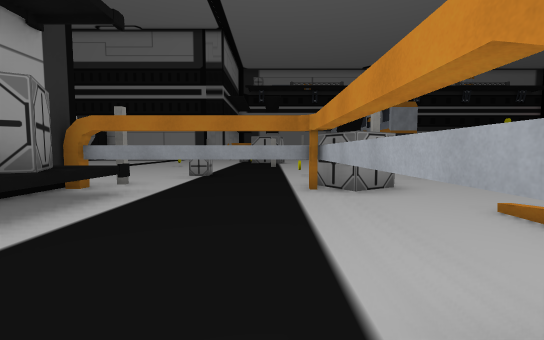
[1] (above)

24 first-person views from a walk through a scene from a Unity 3-D project. The camera is 1.3 m above the floor, tilts 4° down and sees 90° across. The floor is counted in squares, 2 m on a side. Each view is taken from the middle of a square. On the plan, view 1 faces up. The plan holds only what a view shows up to about 9 squares ahead; the rest is blank. The place goes on beyond the plan. The player character is not drawn. Some surface patterns are stand-ins.

[2]
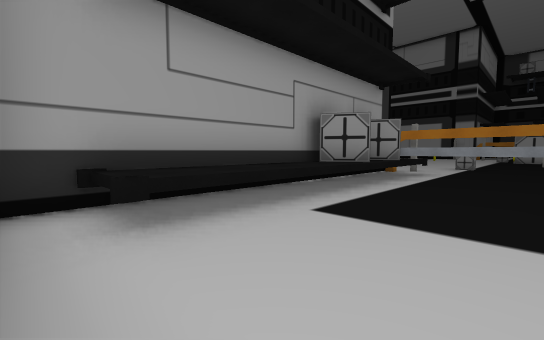

[3]
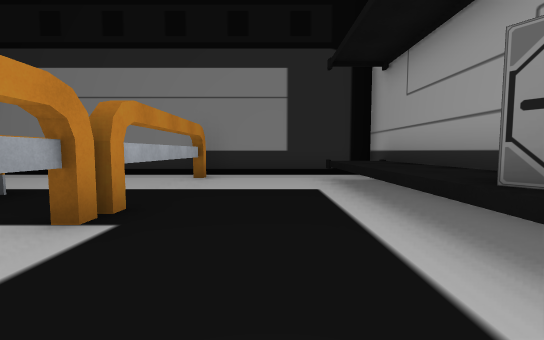

[4]
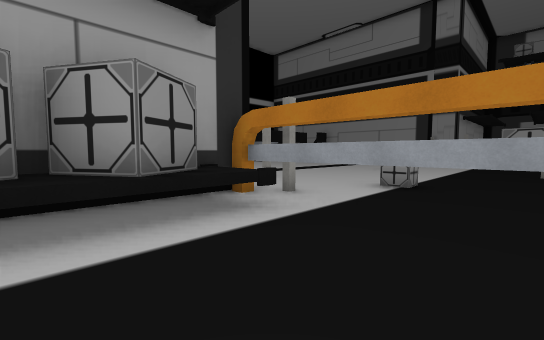

[5]
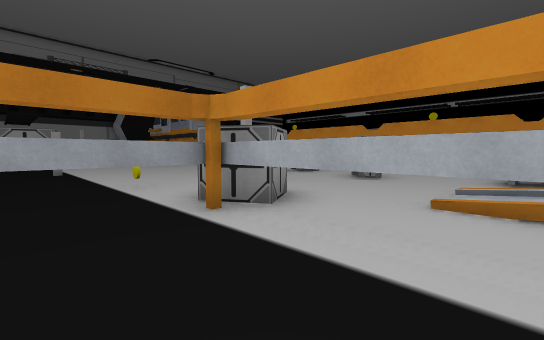

[6]
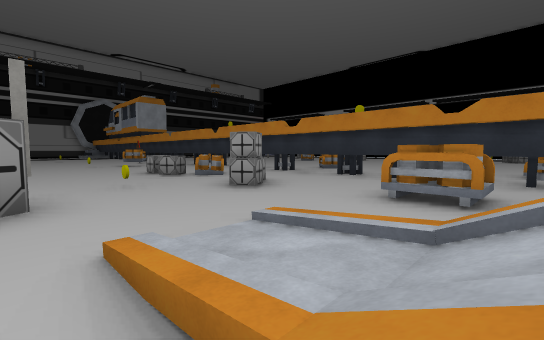

[7]
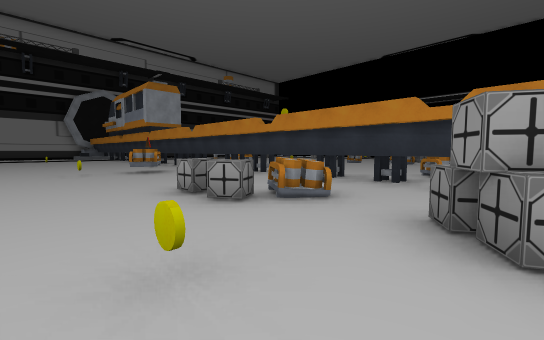

[8]
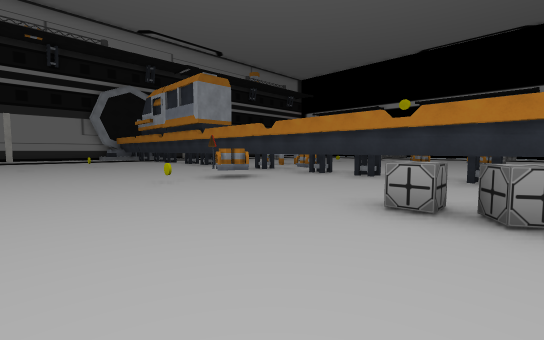

[9]
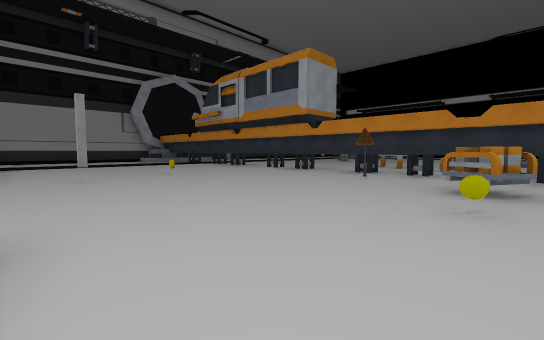

[10]
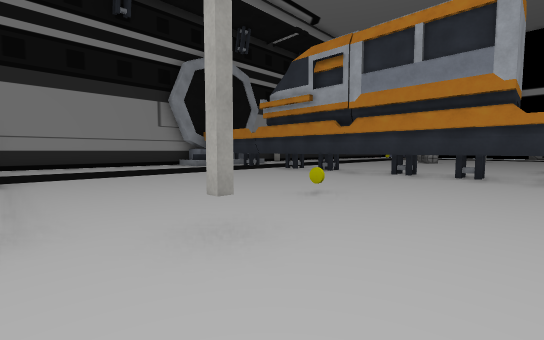

[11]
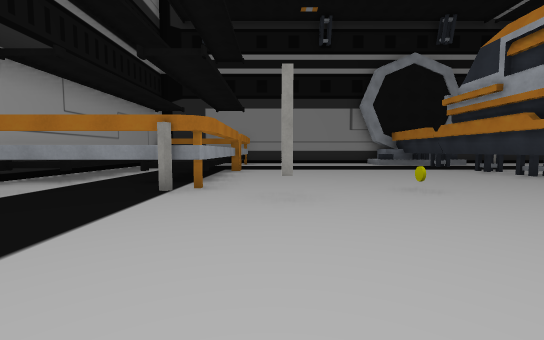

[12]
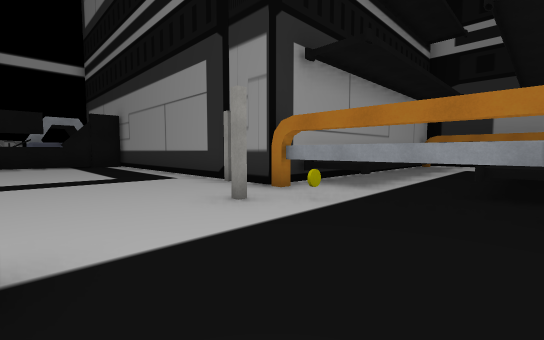

[13]
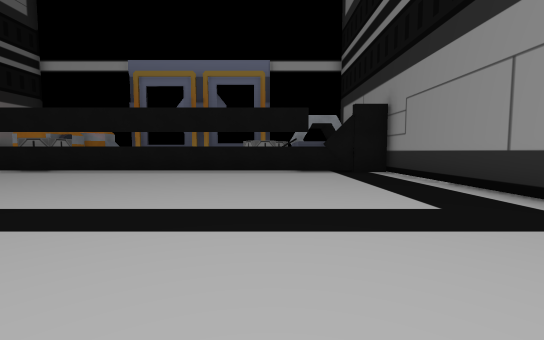

[14]
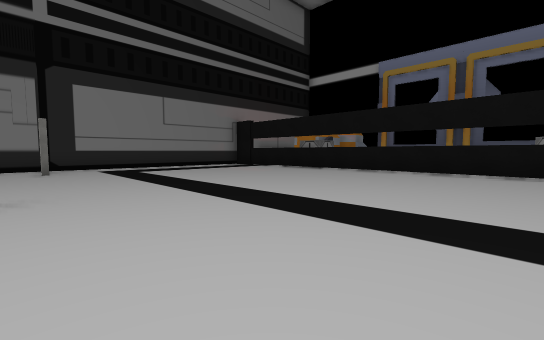

[15]
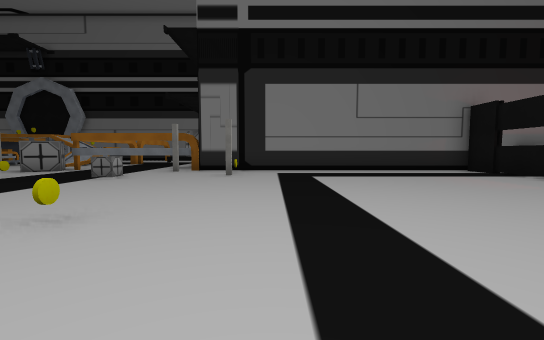

[16]
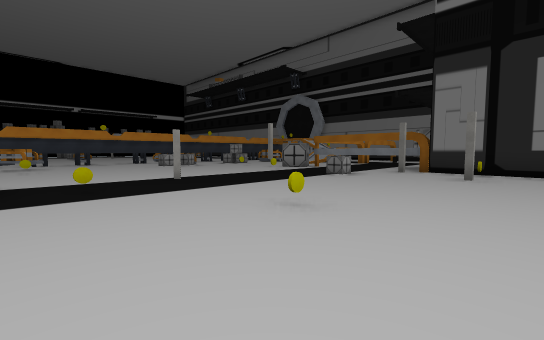

[17]
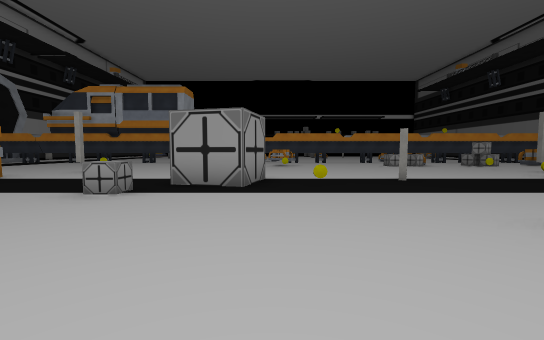

[18]
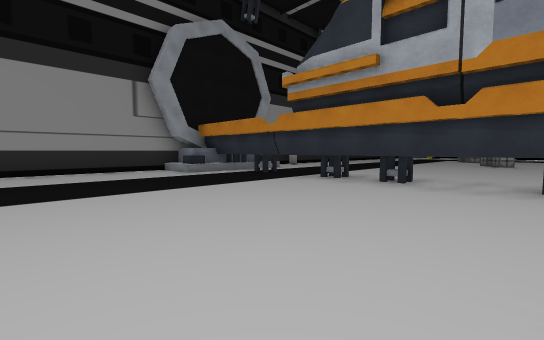

[19]
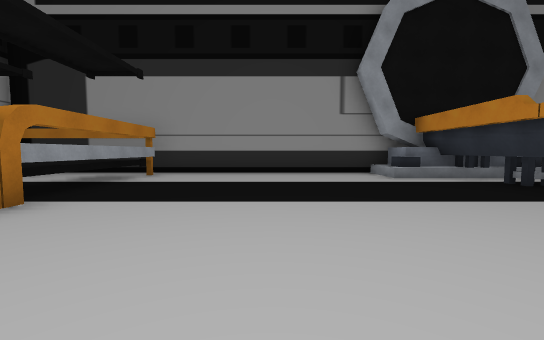

[20]
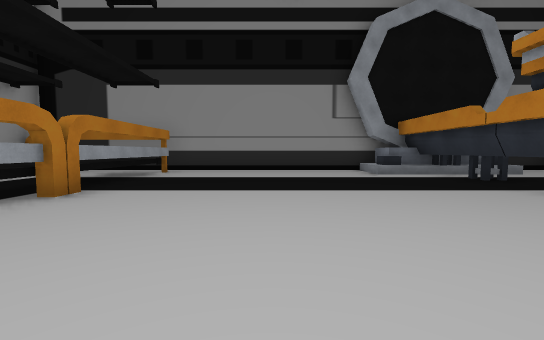

[21]
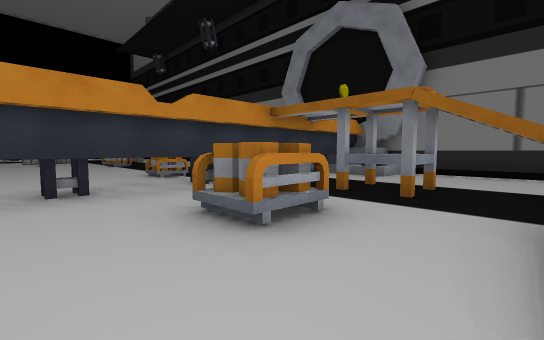

[22]
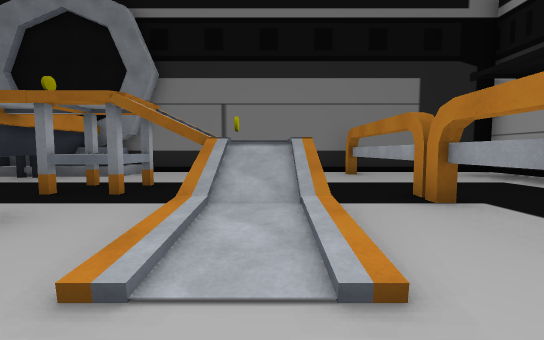

[23]
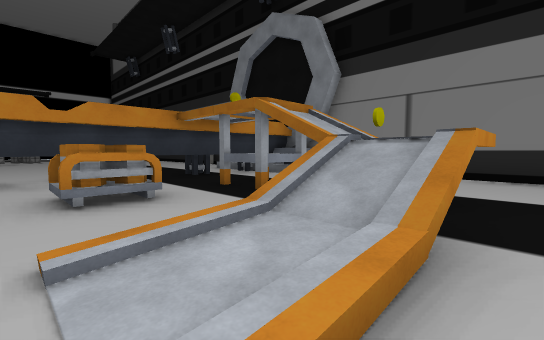

[24]
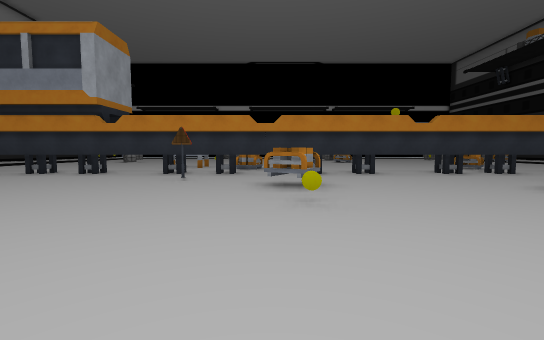

### Floor plan
Key: @ floor where view 1 was taken; # wall or solid block; x gap in a wall; . main floor; : floor 0.5 m higher than the main floor; + floor 1.75 m higher than the main floor; / step, stairs or slope; ^ raised ledge; T thing the floor can be seen under or through; O other object.
Columns run from 15 left of view 1 to 10 right of it. Each row starts with its distance up from view 1.
 30              ###########
 29              ^ #....../###
 28              ^.#........#
 27              ^.#........O
 26              ^.#........#
 25              ^.^........O
 24            # ^.#........#
 23            #^^.#........O
 22            #^^.#........#
 21   ###########x##........O
 20   O.......O..O.O.O.O....#
 19   #.........O...........O
 18   #.....................#
 17 O #..........O..........O
 16 O #............O......#.#
 15   #...........OO........O
 14   #................O.O..#
 13   #...........O......O..O
 12   #........O............#
 11   #............O........O
 10  OO.....................#
  9  OO.................O...O
  8    .................OO..##
  7   #.......O..O..O....O..O#
  6   O.......O......O.O.O..##
  5  ###########OTTTOO..OO..O
  4            #O...#.......#
  3            #O...#../....O
  2            #O...#.//.O..#
  1            #O...#.//....O
  0            #^..@#.//....#
 -1            #^...#./+.#..O
 -2            #^...#.......##
 -3            #^...#...../:O#
 -4            #..........:#
 -5            #############

Positions as (right, up) in squares from view 1, and headings:
1: (0, 0), facing up
2: (0, -4), facing up-left
3: (-1, 3), facing down
4: (0, 2), facing up-left
5: (-1, 2), facing up-right
6: (2, 1), facing up-right
7: (3, 5), facing up-right
8: (2, 8), facing up-right
9: (1, 13), facing up-right
10: (1, 18), facing up-right
11: (2, 16), facing up
12: (0, 17), facing up-left
13: (-4, 17), facing left
14: (-4, 16), facing down-left
15: (-6, 14), facing down
16: (-6, 14), facing down-right
17: (-6, 14), facing right
18: (3, 21), facing up-right
19: (4, 22), facing up
20: (4, 21), facing up
21: (4, 4), facing down-right
22: (3, 4), facing down
23: (2, 3), facing down-right
24: (1, 14), facing right
